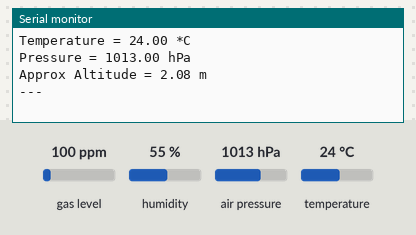
Bench run of a sketch on a simulated Seeed XIAO ESP32-S3. Parts: the last lines printed to the serial monitor. The inputs (shaded band) are chosen by the test bench; at power-on: air pressure 1013 hPa, temperature 24 °C, gas level 100 ppm, humidity 55 %.

Above: at 1.2 s.
1.3 s: air pressure set to 952 hPa
At 2.7 s:
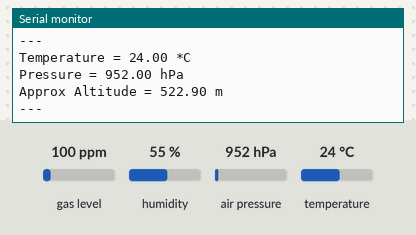
2.8 s: temperature set to 12 °C
4.3 s: air pressure set to 975 hPa
At 5.5 s:
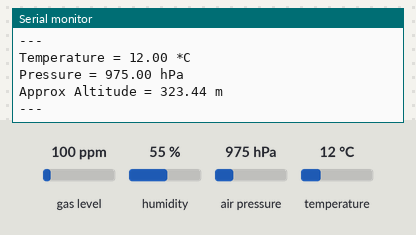
Timing chart, 0 to 7.3 s (numbered marks = the images above; inputs shaded):
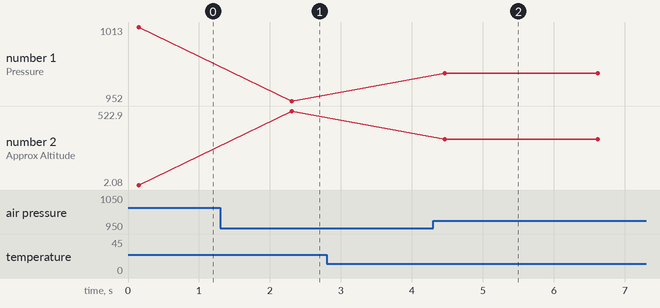

Measured:
- after the input at 1.3 s, the serial monitor: prints a new line after 1.0 s (image 1)
- after the input at 4.3 s, the serial monitor: prints a new line after 0.16 s (image 2)
- plotted number 1: 1013 → 952 after the input at 1.3 s, 952 → 975 after the input at 4.3 s
- plotted number 2: 2.08 → 522.9 after the input at 1.3 s, 522.9 → 323.44 after the input at 4.3 s

The sketch:

AirPressureSensorTest.ino
```cpp
#include <Wire.h>
#include <Adafruit_Sensor.h>
#include "Adafruit_BMP3XX.h"

// Define I2C pins for XIAO ESP32S3
#define SDA_PIN D4
#define SCL_PIN D5

Adafruit_BMP3XX bmp;

void setup() {
  Serial.begin(115200);
  while (!Serial);

  // Initialize custom I2C pins for XIAO ESP32S3
  Wire.begin(SDA_PIN, SCL_PIN);

  // Default I2C address for CJMCU-388 is usually 0x77 or 0x76
  if (!bmp.begin_I2C(0x77, &Wire)) {
    Serial.println("Could not find a valid BMP388 sensor, checking 0x76...");
    if (!bmp.begin_I2C(0x76, &Wire)) {
      Serial.println("Error: BMP388 not detected. Check wiring!");
      while (1);
    }
  }

  // Set up oversampling and filter settings for performance
  bmp.setTemperatureOversampling(BMP3_OVERSAMPLING_8X);
  bmp.setPressureOversampling(BMP3_OVERSAMPLING_4X);
  bmp.setIIRFilterCoeff(BMP3_IIR_FILTER_COEFF_3);
  bmp.setOutputDataRate(BMP3_ODR_50_HZ);
}

void loop() {
  if (!bmp.performReading()) {
    Serial.println("Failed to perform reading :(");
    return;
  }

  Serial.print("Temperature = ");
  Serial.print(bmp.temperature);
  Serial.println(" *C");

  Serial.print("Pressure = ");
  Serial.print(bmp.pressure / 100.0);
  Serial.println(" hPa");

  Serial.print("Approx Altitude = ");
  Serial.print(bmp.readAltitude(1013.25)); // Adjusted for local sea-level pressure
  Serial.println(" m");

  Serial.println("---");
  delay(2000);
}
```
